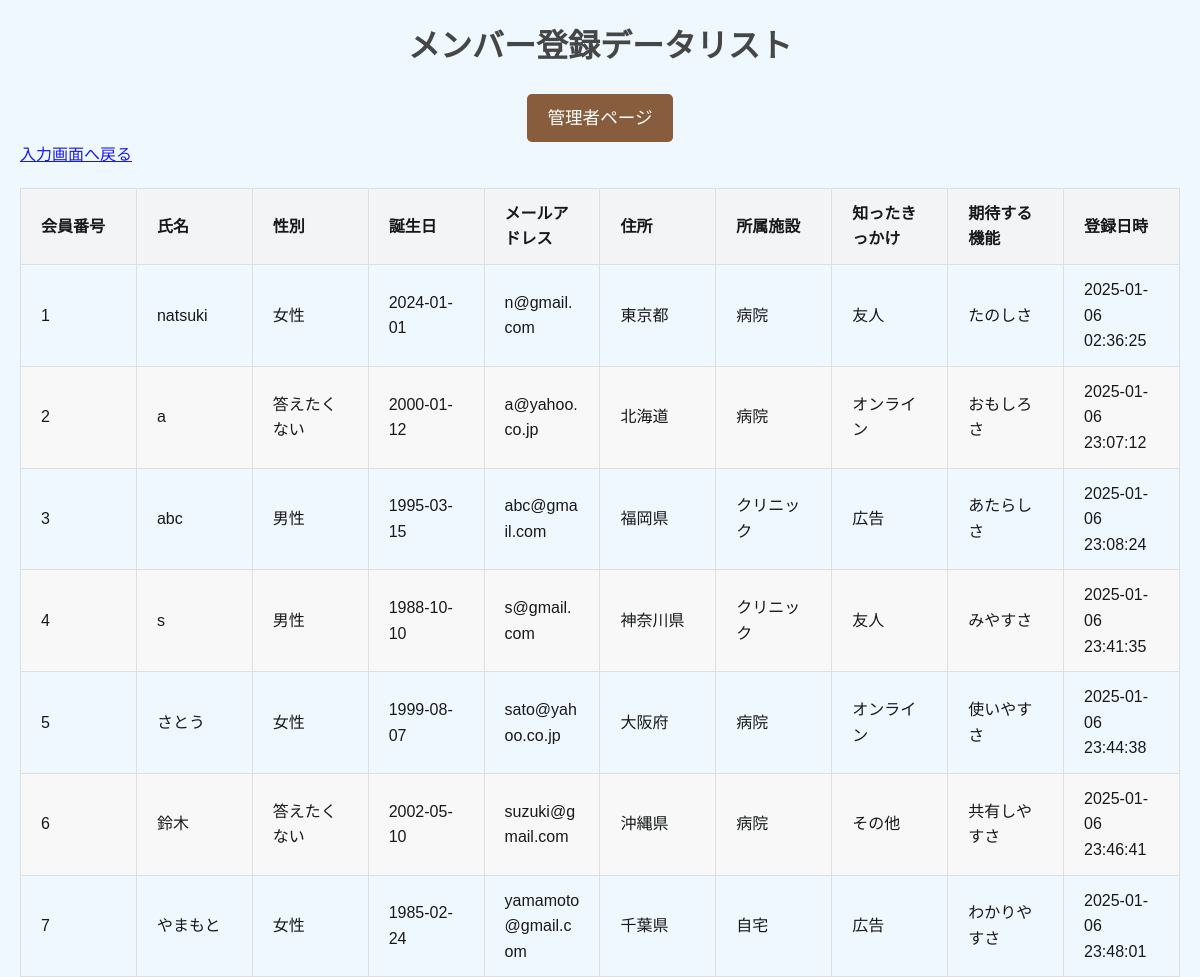
The app's page /read.php with its own data.
### tables this page shows
CREATE TABLE `db1_table` (
  `memberId` int NOT NULL,
  `name` varchar(20) NOT NULL,
  `gender` varchar(10) NOT NULL,
  `birthday` varchar(10) NOT NULL,
  `email` varchar(50) NOT NULL,
  `address` varchar(10) NOT NULL,
  `facility` varchar(30) NOT NULL,
  `whereDidYouHear` varchar(30) NOT NULL,
  `expectations` varchar(50) NOT NULL,
  `registered_at` datetime NOT NULL
);

### read.php (the view, shortened to what this page needs)
<?php
include("db_config.php");
$sql = 'SELECT * FROM db1_table';
$stmt = $pdo->prepare($sql);
try {
  $status = $stmt->execute();
} catch (PDOException $e) {
  echo json_encode(["sql error" => "{$e->getMessage()}"]);
  exit();
}
$result = $stmt->fetchAll(PDO::FETCH_ASSOC);
$output = "";
foreach ($result as $record) {
  $output .= "
    <tr>
        <td>{$record["memberId"]}</td>
        <td>{$record["name"]}</td>
        <td>{$record["gender"]}</td>
        <td>{$record["birthday"]}</td>
        <td>{$record["email"]}</td>
        <td>{$record["address"]}</td>
        <td>{$record["facility"]}</td>
        <td>{$record["whereDidYouHear"]}</td>
        <td>{$record["expectations"]}</td>
        <td>{$record["registered_at"]}</td>
    </tr>
  ";
}
?>
<!DOCTYPE html>
<html lang="ja">
<head>
    <link rel="stylesheet" href="./css/read.css">
</head>
<body>
    <h1>メンバー登録データリスト</h1>
    <div class="admin-link">
        <a href="admin.php" class="action-btn">管理者ページ</a>
    </div>
    <a href="input.php">入力画面へ戻る</a>
    <table>
        <thead>
            <tr>
                <th>会員番号</th>
                <th>氏名</th>
                <th>性別</th>
                <th>誕生日</th>
                <th>メールアドレス</th>
                <th>住所</th>
                <th>所属施設</th>
                <th>知ったきっかけ</th>
                <th>期待する機能</th>
                <th>登録日時</th>
            </tr>
        </thead>
        <tbody>
            <?= $output ?>
        </tbody>
    </table>
</body>
</html>

### css/read.css (style rules this page uses)
body { font-family: Arial, sans-serif; background-color: #f0f8ff; line-height: 1.6; margin: 20px; background-image: url(); background-size: cover; background-position: center; height: 100vh; opacity: 0.9; }
h1 { text-align: center; color: #333; }
table { width: 100%; border-collapse: collapse; margin-top: 20px; table-layout: fixed; }
th, td { padding: 12px 20px; text-align: left; border: 1px solid #ddd; word-wrap: break-word; }
th { background-color: #f4f4f4; font-weight: bold; }
tr:nth-child(even) { background-color: #f9f9f9; }
.admin-link { text-align: center; margin-top: 20px; }
.admin-link a { display: inline-block; background-color: #7c4d29; color: #fff; font-size: 1.1em; padding: 10px 20px; text-decoration: none; border-radius: 5px; transition: background-color 0.3s, transform 0.2s ease-in-out; }

### records on screen
db1_table: memberId "1", name "natsuki", gender "女性", birthday "2024-01-01", email "n@gmail.com", address "東京都", facility "病院", whereDidYouHear "友人", expectations "たのしさ", registered_at "2025-01-06 02:36:25"
db1_table: memberId "2", name "a", gender "答えたくない", birthday "2000-01-12", email "a@yahoo.co.jp", address "北海道", facility "病院", whereDidYouHear "オンライン", expectations "おもしろさ", registered_at "2025-01-06 23:07:12"
db1_table: memberId "3", name "abc", gender "男性", birthday "1995-03-15", email "abc@gmail.com", address "福岡県", facility "クリニック", whereDidYouHear "広告", expectations "あたらしさ", registered_at "2025-01-06 23:08:24"
db1_table: memberId "4", name "s", gender "男性", birthday "1988-10-10", email "s@gmail.com", address "神奈川県", facility "クリニック", whereDidYouHear "友人", expectations "みやすさ", registered_at "2025-01-06 23:41:35"
db1_table: memberId "5", name "さとう", gender "女性", birthday "1999-08-07", email "sato@yahoo.co.jp", address "大阪府", facility "病院", whereDidYouHear "オンライン", expectations "使いやすさ", registered_at "2025-01-06 23:44:38"
db1_table: memberId "6", name "鈴木", gender "答えたくない", birthday "2002-05-10", email "suzuki@gmail.com", address "沖縄県", facility "病院", whereDidYouHear "その他", expectations "共有しやすさ", registered_at "2025-01-06 23:46:41"
db1_table: memberId "7", name "やまもと", gender "女性", birthday "1985-02-24", email "yamamoto@gmail.com", address "千葉県", facility "自宅", whereDidYouHear "広告", expectations "わかりやすさ", registered_at "2025-01-06 23:48:01"
